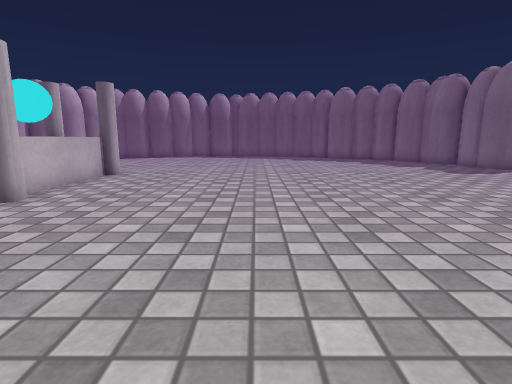
[1] (above)

16 first-person views from a walk through a Unity game level. The camera is 0.68 m above the floor, tilts 10° down and sees 80° across. The floor is counted in squares, 0.5 m on a side. Each view is taken from the middle of a square. On the plan, view 1 faces up. The plan holds only what a view shows up to about 14 squares ahead; the rest is blank. The place goes on beyond the plan. The player is left out. Some animated figures are left out. Surface patterns are stand-ins for the level's own textures.

[2]
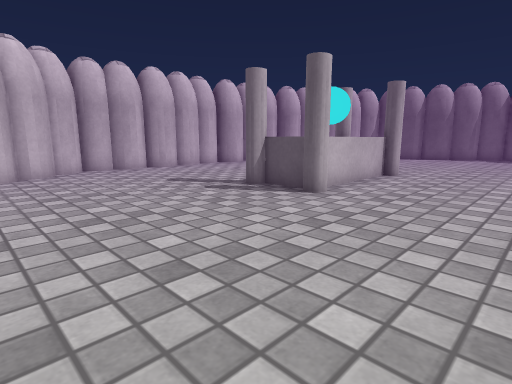

[3]
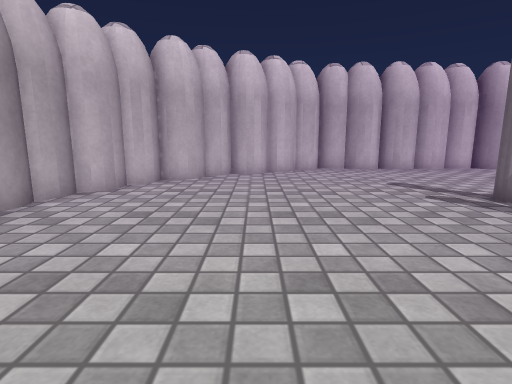

[4]
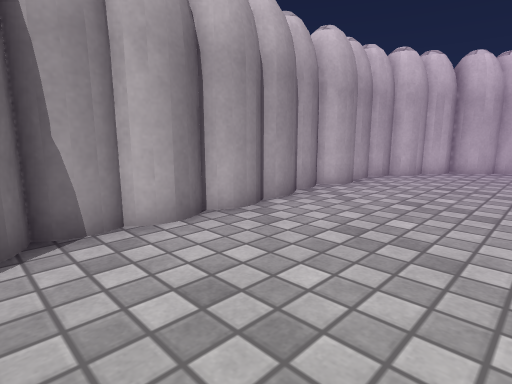

[5]
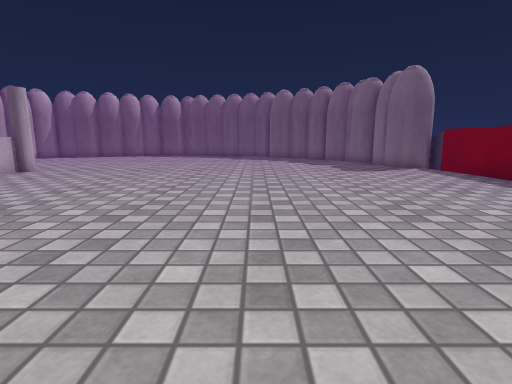

[6]
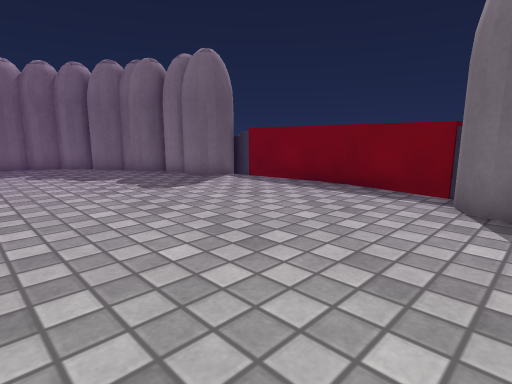

[7]
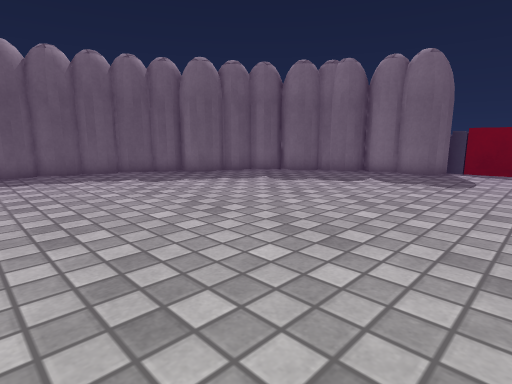

[8]
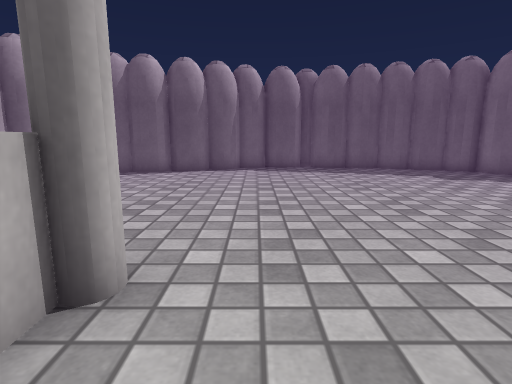

[9]
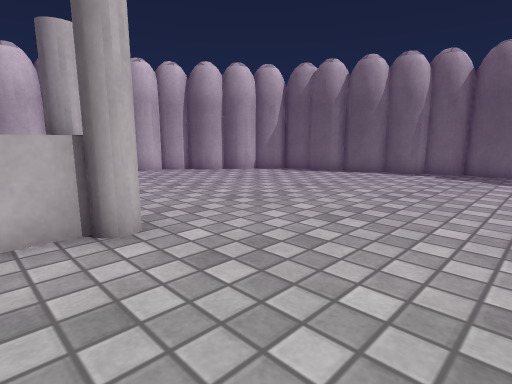

[10]
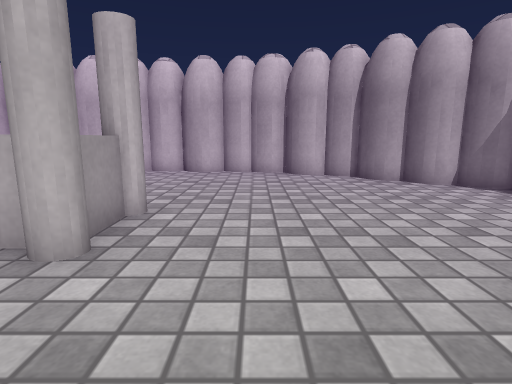

[11]
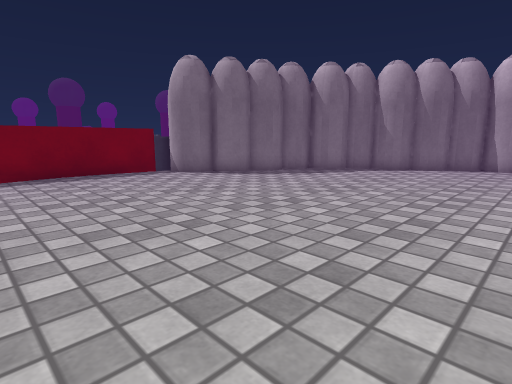

[12]
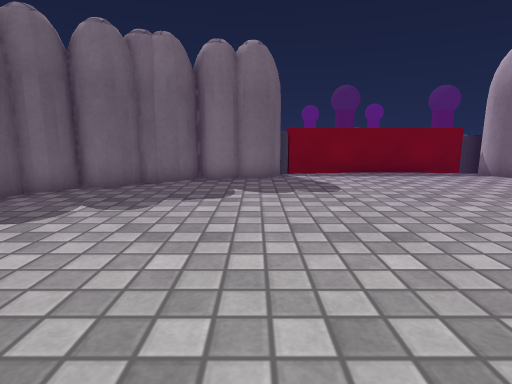

[13]
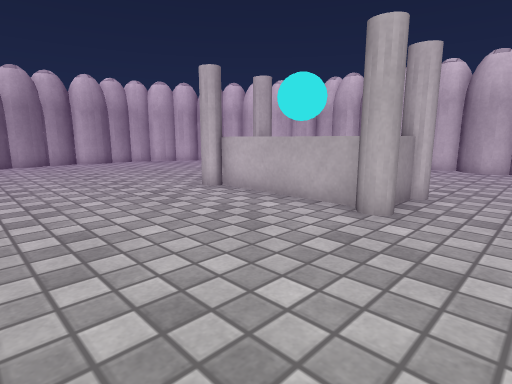

[14]
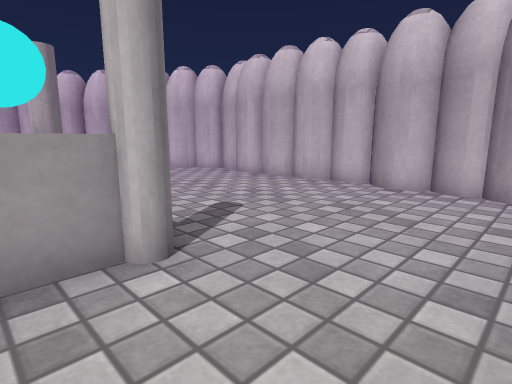

[15]
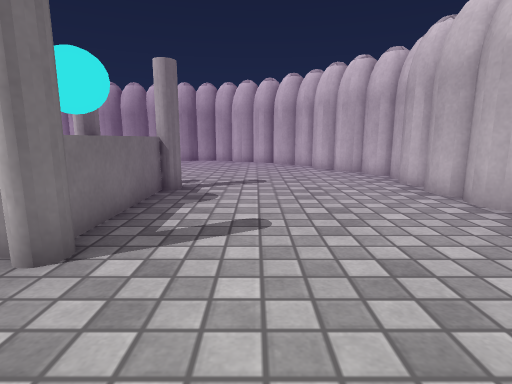

[16]
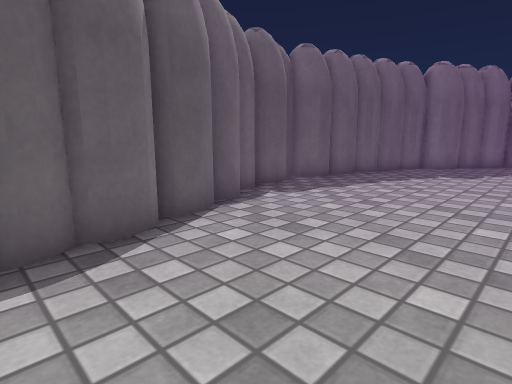

### Floor plan
Key: @ floor where view 1 was taken; # wall or solid block; . floor; / step, stairs or slope; ^ raised ledge; O other object.
Columns run from 15 left of view 1 to 13 right of it. Each row starts with its distance up from view 1.
 24            ####
 23          ####.#####
 22        ###........###
 21     ####............###
 20     #.................##
 19    ##..................##
 18   ##....................##
 17  ##......................#
 16  #.......................##
 15 ##........................#
 14 #.........................##
 13 #.........................###
 12 #......O.OO................/#
 11 #......OOO................./#
 10 #.......OO................./^
  9 #.......OO..................^
  8 #.......OO..................^
  7 #......OOOO................/#
  6 #........................../#
  5 #.........................###
  4 #........................##
  3 #........................#
  2 ##......................##
  1  ##....................##
  0   #............@......##
 -1   ##.................##
 -2    ##..............###
 -3     ###...........##
 -4       #############

Where each view was taken, in squares from view 1:
view 1: 0 up, 0 right, facing up
view 2: 0 up, 1 left, facing up-left
view 3: 1 up, 1 left, facing left
view 4: 1 up, 3 right, facing down-left
view 5: 1 down, 4 right, facing up
view 6: 4 up, 4 right, facing up-right
view 7: 10 up, 2 left, facing up-right
view 8: 9 up, 4 left, facing up
view 9: 10 up, 1 left, facing up-left
view 10: 14 up, 2 left, facing left
view 11: 12 up, 0 right, facing down-right
view 12: 14 up, 0 right, facing right
view 13: 14 up, 0 right, facing down-left
view 14: 15 up, 6 left, facing down-left
view 15: 15 up, 10 left, facing down
view 16: 17 up, 10 left, facing up-right
